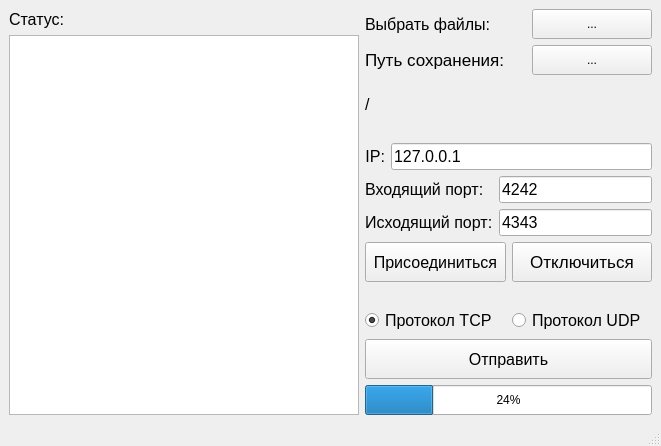
<?xml version="1.0" encoding="UTF-8"?>
<ui version="4.0">
 <class>MainWindow</class>
 <widget class="QMainWindow" name="MainWindow">
  <property name="geometry">
   <rect>
    <x>0</x>
    <y>0</y>
    <width>661</width>
    <height>446</height>
   </rect>
  </property>
  <property name="windowTitle">
   <string>MainWindow</string>
  </property>
  <widget class="QWidget" name="centralwidget">
   <layout class="QHBoxLayout" name="horizontalLayout_7">
    <item>
     <layout class="QVBoxLayout" name="verticalLayout">
      <item>
       <layout class="QHBoxLayout" name="horizontalLayout_4">
        <item>
         <widget class="QLabel" name="statusLabel">
          <property name="font">
           <font>
            <pointsize>12</pointsize>
           </font>
          </property>
          <property name="text">
           <string>Статус:</string>
          </property>
         </widget>
        </item>
        <item>
         <spacer name="horizontalSpacer">
          <property name="orientation">
           <enum>Qt::Horizontal</enum>
          </property>
          <property name="sizeHint" stdset="0">
           <size>
            <width>40</width>
            <height>20</height>
           </size>
          </property>
         </spacer>
        </item>
       </layout>
      </item>
      <item>
       <widget class="QTextEdit" name="statusInfoText">
        <property name="minimumSize">
         <size>
          <width>350</width>
          <height>0</height>
         </size>
        </property>
        <property name="font">
         <font>
          <pointsize>12</pointsize>
         </font>
        </property>
        <property name="html">
         <string>&lt;!DOCTYPE HTML PUBLIC &quot;-//W3C//DTD HTML 4.0//EN&quot; &quot;http://www.w3.org/TR/REC-html40/strict.dtd&quot;&gt;
&lt;html&gt;&lt;head&gt;&lt;meta name=&quot;qrichtext&quot; content=&quot;1&quot; /&gt;&lt;meta charset=&quot;utf-8&quot; /&gt;&lt;style type=&quot;text/css&quot;&gt;
p, li { white-space: pre-wrap; }
hr { height: 1px; border-width: 0; }
li.unchecked::marker { content: &quot;\2610&quot;; }
li.checked::marker { content: &quot;\2612&quot;; }
&lt;/style&gt;&lt;/head&gt;&lt;body style=&quot; font-family:'Ubuntu'; font-size:12pt; font-weight:400; font-style:normal;&quot;&gt;
&lt;p style=&quot;-qt-paragraph-type:empty; margin-top:0px; margin-bottom:0px; margin-left:0px; margin-right:0px; -qt-block-indent:0; text-indent:0px;&quot;&gt;&lt;br /&gt;&lt;/p&gt;&lt;/body&gt;&lt;/html&gt;</string>
        </property>
       </widget>
      </item>
     </layout>
    </item>
    <item>
     <layout class="QVBoxLayout" name="verticalLayout_2">
      <item>
       <layout class="QHBoxLayout" name="horizontalLayout_5">
        <item>
         <widget class="QLabel" name="selectFilesLabel">
          <property name="font">
           <font>
            <pointsize>12</pointsize>
           </font>
          </property>
          <property name="text">
           <string>Выбрать файлы:</string>
          </property>
         </widget>
        </item>
        <item>
         <widget class="QToolButton" name="btn_filepath">
          <property name="minimumSize">
           <size>
            <width>120</width>
            <height>30</height>
           </size>
          </property>
          <property name="text">
           <string>...</string>
          </property>
         </widget>
        </item>
       </layout>
      </item>
      <item>
       <layout class="QHBoxLayout" name="horizontalLayout_6">
        <item>
         <widget class="QLabel" name="label_4">
          <property name="font">
           <font>
            <pointsize>13</pointsize>
           </font>
          </property>
          <property name="text">
           <string>Путь сохранения: </string>
          </property>
         </widget>
        </item>
        <item>
         <widget class="QToolButton" name="btnSavePath">
          <property name="minimumSize">
           <size>
            <width>120</width>
            <height>30</height>
           </size>
          </property>
          <property name="text">
           <string>...</string>
          </property>
         </widget>
        </item>
       </layout>
      </item>
      <item>
       <widget class="QLabel" name="label_savePath">
        <property name="font">
         <font>
          <pointsize>12</pointsize>
         </font>
        </property>
        <property name="text">
         <string>/</string>
        </property>
       </widget>
      </item>
      <item>
       <layout class="QHBoxLayout" name="horizontalLayout_2">
        <property name="topMargin">
         <number>10</number>
        </property>
        <item>
         <widget class="QLabel" name="label">
          <property name="minimumSize">
           <size>
            <width>20</width>
            <height>0</height>
           </size>
          </property>
          <property name="font">
           <font>
            <pointsize>12</pointsize>
           </font>
          </property>
          <property name="text">
           <string>IP:</string>
          </property>
          <property name="alignment">
           <set>Qt::AlignRight|Qt::AlignTrailing|Qt::AlignVCenter</set>
          </property>
         </widget>
        </item>
        <item>
         <widget class="QLineEdit" name="ipEdit">
          <property name="minimumSize">
           <size>
            <width>120</width>
            <height>0</height>
           </size>
          </property>
          <property name="font">
           <font>
            <pointsize>12</pointsize>
           </font>
          </property>
          <property name="text">
           <string>127.0.0.1</string>
          </property>
         </widget>
        </item>
       </layout>
      </item>
      <item>
       <layout class="QGridLayout" name="gridLayout">
        <item row="0" column="0">
         <widget class="QLabel" name="label_2">
          <property name="font">
           <font>
            <pointsize>12</pointsize>
           </font>
          </property>
          <property name="text">
           <string>Входящий порт:</string>
          </property>
         </widget>
        </item>
        <item row="0" column="1">
         <widget class="QLineEdit" name="portInEdit">
          <property name="font">
           <font>
            <pointsize>12</pointsize>
           </font>
          </property>
          <property name="text">
           <string>4242</string>
          </property>
         </widget>
        </item>
        <item row="1" column="0">
         <widget class="QLabel" name="label_3">
          <property name="font">
           <font>
            <pointsize>12</pointsize>
           </font>
          </property>
          <property name="text">
           <string>Исходящий порт:</string>
          </property>
         </widget>
        </item>
        <item row="1" column="1">
         <widget class="QLineEdit" name="portOutEdit">
          <property name="font">
           <font>
            <pointsize>12</pointsize>
           </font>
          </property>
          <property name="text">
           <string>4343</string>
          </property>
         </widget>
        </item>
       </layout>
      </item>
      <item>
       <layout class="QHBoxLayout" name="horizontalLayout_3">
        <property name="bottomMargin">
         <number>20</number>
        </property>
        <item>
         <widget class="QPushButton" name="btnConnect">
          <property name="minimumSize">
           <size>
            <width>0</width>
            <height>40</height>
           </size>
          </property>
          <property name="font">
           <font>
            <pointsize>12</pointsize>
           </font>
          </property>
          <property name="text">
           <string>Присоединиться</string>
          </property>
         </widget>
        </item>
        <item>
         <widget class="QPushButton" name="btnDisconnect">
          <property name="minimumSize">
           <size>
            <width>0</width>
            <height>40</height>
           </size>
          </property>
          <property name="font">
           <font>
            <pointsize>13</pointsize>
           </font>
          </property>
          <property name="text">
           <string>Отключиться</string>
          </property>
         </widget>
        </item>
       </layout>
      </item>
      <item>
       <layout class="QHBoxLayout" name="horizontalLayout">
        <item>
         <widget class="QRadioButton" name="btn_TCP">
          <property name="font">
           <font>
            <pointsize>12</pointsize>
           </font>
          </property>
          <property name="text">
           <string>Протокол TCP</string>
          </property>
          <property name="iconSize">
           <size>
            <width>16</width>
            <height>16</height>
           </size>
          </property>
          <property name="checked">
           <bool>true</bool>
          </property>
         </widget>
        </item>
        <item>
         <widget class="QRadioButton" name="btn_UDP">
          <property name="font">
           <font>
            <pointsize>12</pointsize>
           </font>
          </property>
          <property name="text">
           <string>Протокол UDP</string>
          </property>
         </widget>
        </item>
       </layout>
      </item>
      <item>
       <widget class="QPushButton" name="btnSend">
        <property name="minimumSize">
         <size>
          <width>0</width>
          <height>40</height>
         </size>
        </property>
        <property name="font">
         <font>
          <pointsize>12</pointsize>
         </font>
        </property>
        <property name="text">
         <string>Отправить</string>
        </property>
       </widget>
      </item>
      <item>
       <widget class="QProgressBar" name="progressBar">
        <property name="minimumSize">
         <size>
          <width>0</width>
          <height>30</height>
         </size>
        </property>
        <property name="value">
         <number>24</number>
        </property>
       </widget>
      </item>
     </layout>
    </item>
   </layout>
  </widget>
  <widget class="QStatusBar" name="statusbar"/>
  <widget class="QMenuBar" name="menuBar">
   <property name="geometry">
    <rect>
     <x>0</x>
     <y>0</y>
     <width>661</width>
     <height>20</height>
    </rect>
   </property>
  </widget>
  <action name="menu_openFile">
   <property name="text">
    <string>Открыть файлы</string>
   </property>
  </action>
  <action name="menu_f1_help">
   <property name="text">
    <string>Справка (F1)</string>
   </property>
  </action>
  <action name="menu_abou">
   <property name="text">
    <string>О программе</string>
   </property>
  </action>
  <action name="menu_exit">
   <property name="text">
    <string>Выйти</string>
   </property>
  </action>
 </widget>
 <resources/>
 <connections/>
</ui>
